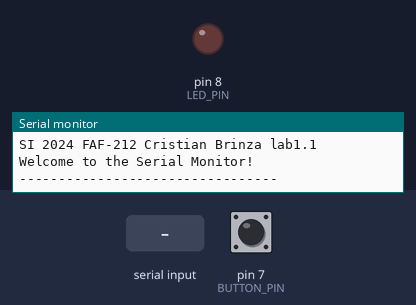
Recording of a sketch running on a simulated Arduino Uno, built with avr-gcc and run on an emulated ATmega328P. On the bench: output pins drawn as LEDs (lit = HIGH), the last lines printed to the serial monitor. Inputs (shaded band) come from the test bench; at power-on: pin 7 (BUTTON_PIN) LOW.

Above: at 1.2 s.
1.3 s: pin 7 (BUTTON_PIN) pulled HIGH for 0.15 s
At 2.0 s:
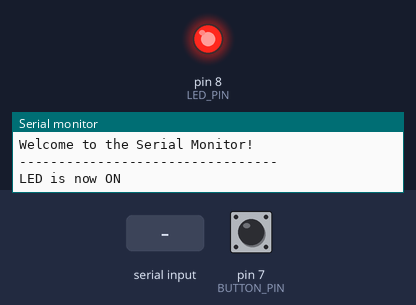
4.4 s: pin 7 (BUTTON_PIN) pulled HIGH for 1 s
At 6.6 s:
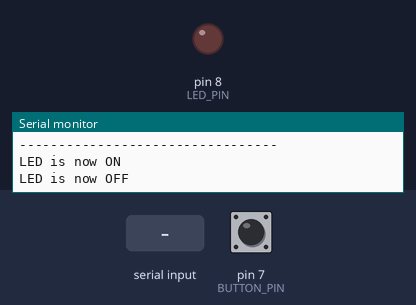
6.9 s: pin 7 (BUTTON_PIN) pulled HIGH for 3.2 s
At 11.3 s:
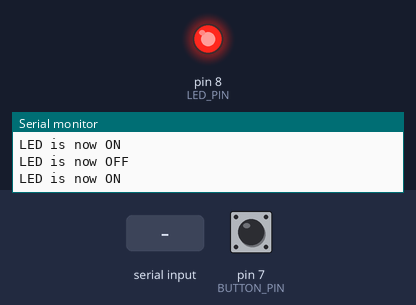
11.6 s: "OFF\n" received over Serial
At 12.8 s:
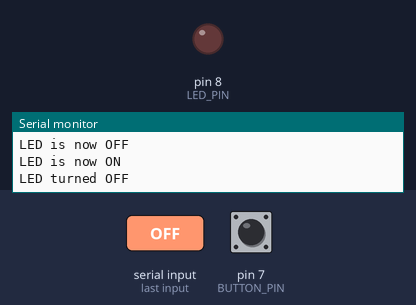
13.1 s: "TOGGLE\n" received over Serial
At 14.1 s:
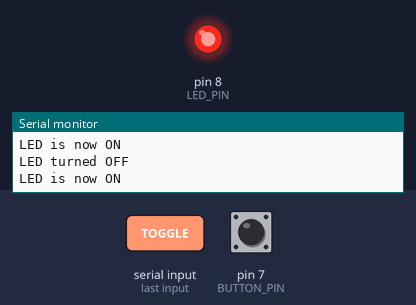
Timing chart, 0 to 15.6 s (numbered marks = the images above; inputs shaded):
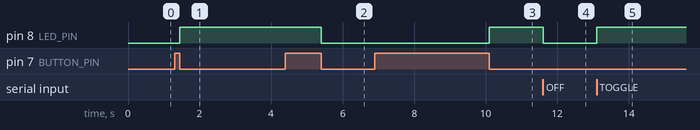

The sketch:

sketch.ino
```cpp
#include "LEDControl.h" // Include the updated LED control header file for LED operations
#include "ButtonControl.h" // Include the button control header file for button operations

void setup() {
  Serial.begin(9600); // Initialize serial communication at 9600 baud rate for data exchange between the Arduino and the computer
  Serial.println("SI 2024 FAF-212 Cristian Brinza lab1.1"); // Print a custom message including session identifier to the Serial monitor
  Serial.println("Welcome to the Serial Monitor!"); // Print a welcome message to the Serial monitor
  Serial.println("---------------------------------"); // Print a separator line to the Serial monitor for better readability
  setupLED(); // Call the setupLED function to initialize the LED pin as an output
  setupButton(); // Call the setupButton function to initialize the button pin as an input
}

void loop() {
  if (Serial.available() > 0) { // Check if there is data available to read from the Serial buffer
    String command = Serial.readStringUntil('\n'); // Read the incoming data from the Serial buffer as a string until a newline character is encountered
    if (command == "ON") { // Check if the read command is "ON"
      turnOnLED(); // Call the turnOnLED function to turn the LED on
    } else if (command == "OFF") { // Check if the read command is "OFF"
      turnOffLED(); // Call the turnOffLED function to turn the LED off
    } else if (command == "TOGGLE") { // Check if the read command is "TOGGLE"
      toggleLED(); // Call the toggleLED function to toggle the LED's current state
    } else { // If the command is none of the above options
      Serial.println("Invalid command. Use ON, OFF, or TOGGLE."); // Print an error message indicating the command was not recognized
    }
  }

  if (checkButton()) { // Check if the button state has changed to pressed
    toggleLED(); // Call the toggleLED function to toggle the LED's state in response to the button press
  }
}
```

ButtonControl.h
```cpp
// ButtonControl.h - Header file for button input handling without debouncing.

#ifndef ButtonControl_h
#define ButtonControl_h

#include <Arduino.h>

#define BUTTON_PIN 7 // Define the button pin number

byte lastButtonState = LOW; // Variable to store the last button state, initialized to HIGH assuming pull-up resistor

// Function to initialize the button pin
void setupButton() {
  pinMode(BUTTON_PIN, INPUT); // Set the button pin as an input
}

// Function to check the button state without debouncing
bool checkButton() {
  byte currentButtonState = digitalRead(BUTTON_PIN); // Read the current state of the button
  if (currentButtonState != lastButtonState) {
    lastButtonState = currentButtonState; // Update the last button state
    // Check if the button is pressed (assuming active low configuration)
    if (currentButtonState == LOW) {
      return true; // Button press detected
    }
  }
  return false; // No button press detected
}

#endif
```

LEDControl.h
```cpp
// LEDControl.h - Header file description indicating it's been updated to include new functionalities for LED control

#ifndef LEDControl_h // If LEDControl_h hasn't been defined yet,
#define LEDControl_h // define it now to prevent duplicate inclusion of this header file

#include <Arduino.h> // Include the main Arduino header file for access to standard types and constants

#define LED_PIN 8 // Define the LED_PIN as 8, assigning the LED to digital pin 8 on the Arduino

byte ledState = LOW; // Declare a variable to store the current state of the LED, initialized to LOW (off)

void setupLED() {
  pinMode(LED_PIN, OUTPUT); // Set the LED_PIN as an OUTPUT, configuring it to control an LED
}

void toggleLED() {
  ledState = !ledState; // Toggle the ledState between HIGH and LOW
  digitalWrite(LED_PIN, ledState); // Apply the toggled state to the LED_PIN, turning the LED on or off
  Serial.print("LED is now "); Serial.println(ledState ? "ON" : "OFF"); // Print a confirmation message indicating the new state of the LED
}

void turnOnLED() {
  ledState = HIGH; // Set the ledState to HIGH (on)
  digitalWrite(LED_PIN, ledState); // Apply the HIGH state to the LED_PIN, turning the LED on
  Serial.println("LED turned ON"); // Print a message to the Serial monitor indicating that the LED has been turned on
}

void turnOffLED() {
  ledState = LOW; // Set the ledState to LOW (off)
  digitalWrite(LED_PIN, ledState); // Apply the LOW state to the LED_PIN, turning the LED off
  Serial.println("LED turned OFF"); // Print a message to the Serial monitor indicating that the LED has been turned off
}

bool getLEDState() {
  return ledState; // Return the current state of the ledState variable (either HIGH or LOW)
}

#endif // End of the conditional preprocessor directive, concluding the definitions in this header file
```

Measured:
- after the input at 1.3 s, pin 8 (LED_PIN): LOW → HIGH after 0.15 s
- after the input at 4.4 s, pin 8 (LED_PIN): HIGH → LOW after 1.0 s
- after the input at 6.9 s, pin 8 (LED_PIN): LOW → HIGH after 3.2 s
- after the input at 11.6 s, pin 8 (LED_PIN): HIGH → LOW at once
- after the input at 13.1 s, pin 8 (LED_PIN): LOW → HIGH at once
